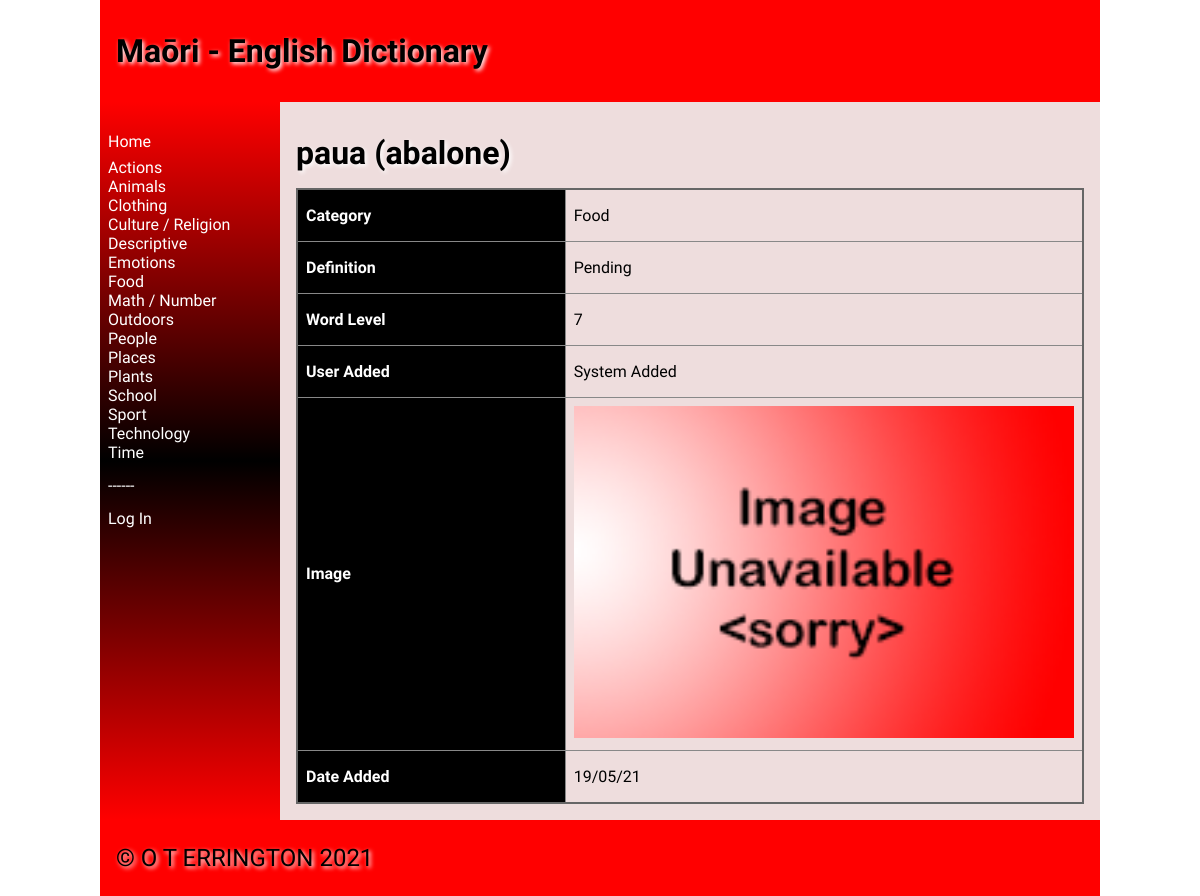
The app's page /word/1 with its own data.
### tables this page shows
CREATE TABLE "categories"
(
	cat_id integer
		constraint Category_pk
			primary key autoincrement,
	category varchar(20)
);

CREATE TABLE "words"
(
	word_id integer
		constraint words_pk
			primary key autoincrement,
	maori varchar(20),
	english varchar(20),
	cat_id integer,
	definition varchar(100),
	word_level integer,
	user_id integer,
	image varchar(50),
	date_added varchar(10)
);

CREATE TABLE users
(
	user_id integer
		constraint users_pk
			primary key autoincrement,
	fname varchar(20),
	lname varchar(30),
	email varchar(50),
	password varchar(30)
);

### app.py (the view)
@app.route('/word/<word_id>', methods=["GET", "POST"])
def render_word(word_id):
    if request.method == "POST" and is_logged_in():
        email = request.form['email']  # gets input from form
        if email != session['email']:  # data validation
            return redirect("?error=Email+is+incorrect.")
        else:  # if email is correct then delete word
            return redirect('/confirmdeleteword/{}'.format(word_id))
    con = create_connection(DB_NAME)
    query = "SELECT word_id, maori, english, cat_id, definition, word_level, user_id, image, date_added" \
            " FROM words WHERE word_id=? ORDER BY maori ASC"
    cur = con.cursor()
    cur.execute(query, (word_id,))  # execute query
    word_list = cur.fetchall()  # put results in list
    query = "SELECT cat_id, category " \
            "FROM categories ORDER BY category ASC"
    cur = con.cursor()
    cur.execute(query)  # execute query
    category_list = cur.fetchall()  # put results in list
    query = "SELECT cat_id, category " \
            "FROM categories WHERE cat_id=?"
    cur = con.cursor()
    cur.execute(query, (word_list[0][3],))  # execute query
    cat_name_list = cur.fetchall()  # put results in list
    query = "SELECT user_id, fname, lname " \
            "FROM users WHERE user_id=?"
    cur = con.cursor()
    cur.execute(query, (word_list[0][6],))  # execute query
    user_name_list = cur.fetchall()  # put results in list
    con.close()
    return render_template('word.html', words=word_list, categories=category_list,
                           cat_name_list=cat_name_list, logged_in=is_logged_in(),
                           user_name_list=user_name_list)

### app.py (called while the page is built)
def create_connection(db_file):
    try:
        connection = sqlite3.connect(db_file)
        return connection
    except Error as e:
        print(e)
    return None

def is_logged_in():
    if session.get("email") is None:
        print("not logged in")
        return False
    else:  # if email isn't empty then user must be logged in
        print("logged in")
        return True

### templates/word.html (shortened to what this page needs)
{% extends 'base.html' %}
{% block heading %}Maōri - English Dictionary{% endblock %}
{% block main %}
    <h1>{{ words[0][1] }} ({{ words[0][2] }})</h1>
    <table>
        {%  for word in words %}
            <tr>
                <th>Category</th><td><p>{{ cat_name_list[0][1] }}</p></td>
            </tr>
            <tr>
                <th>Definition</th><td><p>{{ word[4] }}</p></td>
            </tr>
            <tr>
                <th>Word Level</th><td><p>{{ word[5] }}</p></td>
            </tr>
            <tr>
                <th>User Added</th><td><p>{{ user_name_list[0][1] }} {{ user_name_list[0][2] }}</p></td>
            </tr>
            <tr>
                <th>Image</th><td><img alt="word_image" src="/static/images/{{ word[7] }}"></td>
            </tr>
            <tr>
                <th>Date Added</th><td><p>{{ word[8] }}</p></td>
            </tr>
        {%  endfor %}
    </table>
{% endblock %}

### templates/base.html (shortened to what this page needs)
<!doctype html>
<html lang="en">
<head>
	<link href="{{ url_for('static', filename='css/style.css') }}" rel="stylesheet">
</head>
<body>
	<div id="container">
		<header>
			<h1>{% block heading %}{% endblock %}</h1>
		</header>
		<nav>
			<ul>
                <li>
                    <a href="/">
                        Home
                    </a>
                </li>
                <li>
                    {% for category in categories %}
                        <a href="/category/{{ category[0] }}">
                            {{ category[1] }} <br/>
                        </a>
                    {% endfor %}
                </li>
                <li>
                    <p style="color: white">------</p>
                </li>
                <li>
                    {% if logged_in %}
                        <a href="/logout">Log Out</a>
                    {%  else %}
                        <a href="/login">Log In</a>
                    {%  endif %}
                </li>
			</ul>
		</nav>
		<main>
            {% block main%}{% endblock %}
        </main>
		<footer>
			<p>
				&copy; O T ERRINGTON 2021
			</p>
		</footer>
	</div>
</body>
</html>

### static/css/style.css (style rules this page uses)
* { font-family: Comfortaa, sans-serif; margin: 0; padding: 0; box-sizing: border-box; }
#container { display: grid; grid-template-columns: 75px auto; grid-template-areas: 'nav header' 'main main' 'footer footer'; }
header { grid-area: header; background-color: #f00; padding: 1rem; }
nav { grid-area: nav; }
main { grid-area: main; padding: 1rem; background-color: #edd; }
h1, h2, h3, h4 { padding: 1rem 0; font-family: 'Suez One', serif; color: #000; text-shadow: 2px 2px 4px #fff; }
p { padding: 0.5rem 0; }
a { color: #222; text-decoration: none; }
img { width: 100%; }
table { width: 100%; border: 2px solid #666; border-collapse: collapse; }
th, td { border: 1px solid #888; padding: 0.5rem; text-align: left; }
th { background-color: #000; color: #fff; }
footer { grid-area: footer; padding: 1rem; background-color: #f00; }
footer p { color: #000; text-shadow: 2px 2px 4px #fff; font-size: 1.5rem; }
@media only screen and (min-width: 768px) { #container { grid-template-columns: 180px auto; grid-template-areas: 'header header' 'nav main' 'footer footer'; } }
@media only screen and (min-width: 768px) { nav { background: linear-gradient(180deg, rgba(255,0,0,1) 0%, rgba(0, 0, 0, 1) 50%, rgba(255,0,0,1) 100%); padding: 0.5rem; } }
@media only screen and (min-width: 768px) { nav ul { list-style: none; } }
@media only screen and (min-width: 768px) { nav li { padding: 0.2rem 0; } }
@media only screen and (min-width: 768px) { nav a { color: #fff; text-decoration: none; } }
@media only screen and (min-width: 1000px) { #container { width: 1000px; margin: auto; } }

### records on screen
categories: category "Actions"
categories: category "Animals"
categories: category "Clothing"
categories: category "Culture / Religion"
categories: category "Descriptive"
categories: category "Emotions"
categories: category "Food"
categories: category "Math / Number"
categories: category "Outdoors"
categories: category "People"
categories: category "Places"
categories: category "Plants"
categories: category "School"
categories: category "Sport"
categories: category "Technology"
categories: category "Time"
words: maori "paua", english "abalone", definition "Pending", word_level "7", image (placeholder picture), date_added "19/05/21"
users: fname "System", lname "Added"
